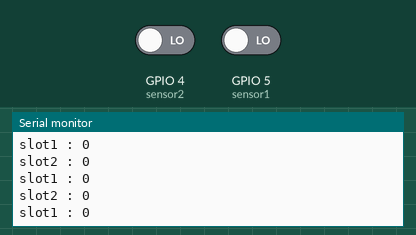
The sketch below on a simulated ESP8266 (NodeMCU). Shown: the last lines printed to the serial monitor. The test bench sets the inputs (shaded band); at power-on: GPIO 4 (sensor2) LOW, GPIO 5 (sensor1) LOW. WiFi joins after 1.5 s; servers stay silent unless stated.

Above: at 2.7 s.
2.8 s: GPIO 4 (sensor2) driven HIGH
At 3.41 s:
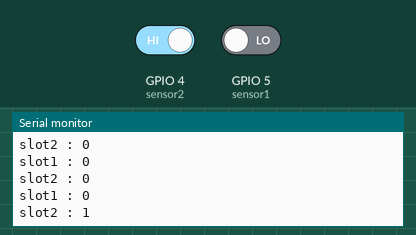
4.3 s: GPIO 5 (sensor1) driven HIGH
At 4.98 s:
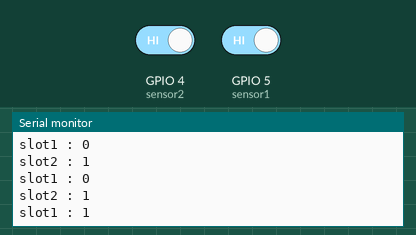

Measured:
- after the input at 2.8 s, the serial monitor: prints a new line after 0.40 s (image 1)
- after the input at 4.3 s, the serial monitor: prints a new line after 0.55 s (image 2)

The sketch:

robocar.ino
```cpp
//https://console.firebase.google.com/u/0/project/led-blink-wifi/database/led-blink-wifi-default-rtdb/data

#include <ESP8266WiFi.h>
#include "FirebaseESP8266.h"
//#include <Servo.h>

int sensor1 = 5;              // D5=GPIO14, the pin that the sensor is atteched to
int sensor2 = 4;              // D4=GPIO2, the pin that the sensor is atteched to
int state = LOW;             // by default, no motion detected
int val1, val2;

//#define WIFI_SSID "Galaxy M116379"
//#define WIFI_PASSWORD "kvow3925"

#define WIFI_SSID "Vicky"
#define WIFI_PASSWORD "oyevicks"

#define FIREBASE_HOST "************************************"
#define FIREBASE_AUTH "************************************"

FirebaseData firebaseData;

void setup() {
//  Servo1.attach(servoPin);

  Serial.begin(115200);
  WiFi.begin(WIFI_SSID, WIFI_PASSWORD);
  Serial.print("Connecting to Wi-Fi");

  while (WiFi.status() != WL_CONNECTED)
  {
    Serial.print(".");
    delay(300);
  }

  Serial.println();
  Serial.print("Connected with IP: ");
  Serial.println(WiFi.localIP());
  Serial.println();

  Firebase.begin(FIREBASE_HOST, FIREBASE_AUTH);
  Firebase.reconnectWiFi(true);

  //Set database read timeout to 1 minute (max 15 minutes)
  Firebase.setReadTimeout(firebaseData, 1000 * 60);

  pinMode(sensor1, INPUT);
  pinMode(sensor2, INPUT);
}

void loop() {

 val1 = digitalRead(sensor1);
  val2 = digitalRead(sensor2);
  delay(50);
  // read sensor value
  if (val1 == HIGH) {           // check if the sensor is HIGH

    if (Firebase.setInt(firebaseData,"/slot1",val1))
    {
      Serial.println("slot1 : 1");
    }
  }
  else {

 if (Firebase.setInt(firebaseData,"/slot1",val1))
    {
      Serial.println("slot1 : 0");
    }
  }

  // read sensor value

  if (val2 == HIGH) {           // check if the sensor is HIGH

    if (Firebase.setInt(firebaseData,"/slot2",val2))
    {
      Serial.println("slot2 : 1");
    }
  }
  else {

 if (Firebase.setInt(firebaseData,"/slot2",val2))
    {
      Serial.println("slot2 : 0");
    }
  }

    delay(100);
}
```
